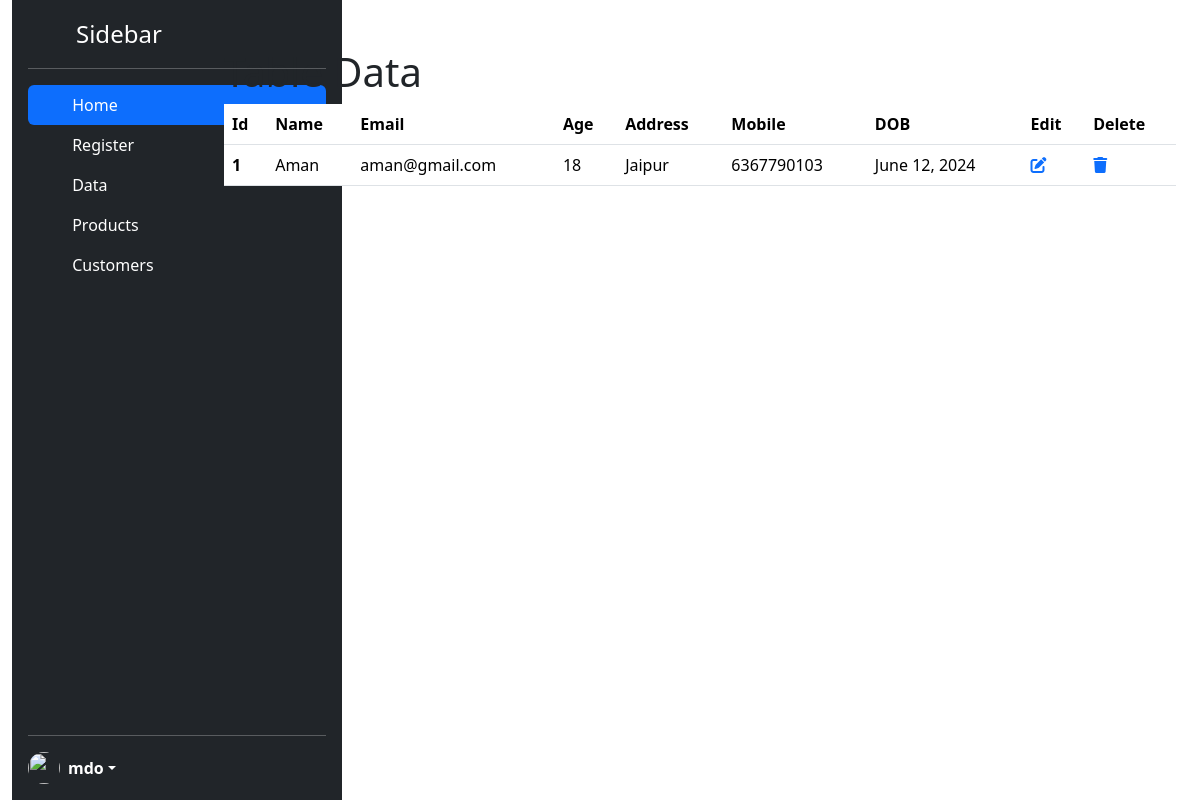
Page /table/ on the earlier database version.
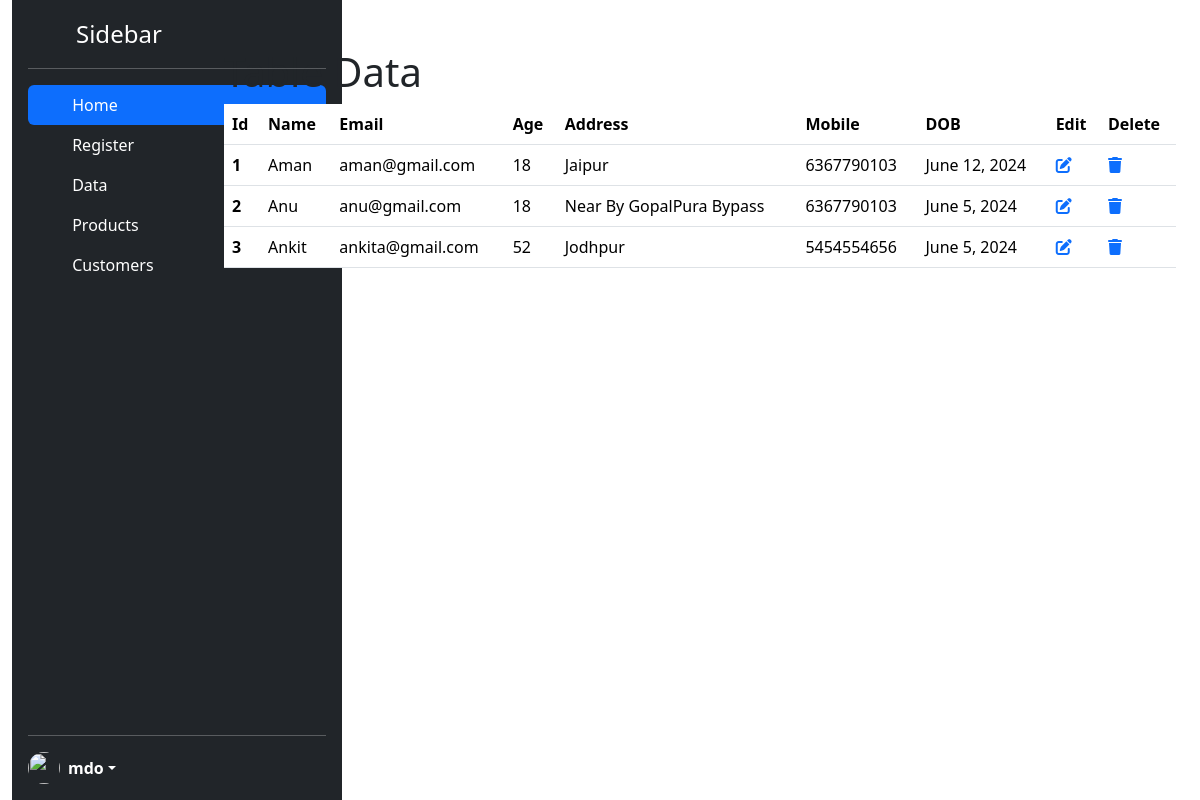
Same page on the later database version.
### myapp/models.py (models this page shows)
class Student(models.Model):
    name = models.CharField(max_length=50)
    email = models.EmailField()
    address = models.TextField(max_length=200)
    age = models.IntegerField()
    mobile = models.CharField(max_length=10)
    dob = models.DateField()

### myapp/views.py (the view)
# urls.py: path('table/',views.Table)
def Table(request):
    data = Student.objects.all()
    context = {
        'Data':data
    }
    return render(request,'Table.html',context)

### templates/Table.html
{% extends "index.html" %}
{% block outlet %}
    <div class = "container mt-5">
    <h1>Table Data</h1>
    <table class="table">
        <thead>
          <tr>
            <th scope="col">Id</th>
            <th scope="col">Name</th>
            <th scope="col">Email</th>
            <th scope="col">Age</th>
            <th scope="col">Address</th>
            <th scope="col">Mobile</th>
            <th scope="col">DOB</th>
            <th scope="col">Edit</th>
            <th scope="col">Delete</th>
          </tr>
        </thead>
        <tbody>
          {% for i in Data %}
          <tr>
            <th scope="row">{{i.id}}</th>
            <td>{{i.name}}</td>
            <td>{{i.email}}</td>
            <td>{{i.age}}</td>
            <td>{{i.address}}</td>
            <td>{{i.mobile}}</td>
            <td>{{i.dob}}</td>
            <td><a href=""><i class="fa-solid fa-pen-to-square"></i></a></td>
            <td><a href="/delete/{{i.id}}/"><i class="fa-solid fa-trash"></i></a></td>
          </tr>
          {% endfor %}
        </tbody>
    </table>
</div>
{% endblock outlet %}

Differences in the rows shown:
added Student: id "2", name "Anu", email "anu@gmail.com", age "18", address "Near By GopalPura Bypass", mobile "6367790103", dob "June 5, 2024"
added Student: id "3", name "Ankit", email "ankita@gmail.com", age "52", address "Jodhpur", mobile "5454554656", dob "June 5, 2024"
